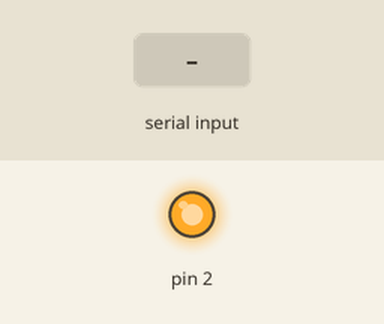
Simulated run of this sketch. Board: Arduino Uno, built with avr-gcc and run on an emulated ATmega328P. On the bench: output pins drawn as LEDs (lit = HIGH). The inputs (shaded band) are chosen by the test bench. What the sketch prints to the serial monitor is not drawn.

Above: at 1.2 s.
1.3 s: "0" received over the second serial link
At 2.3 s:
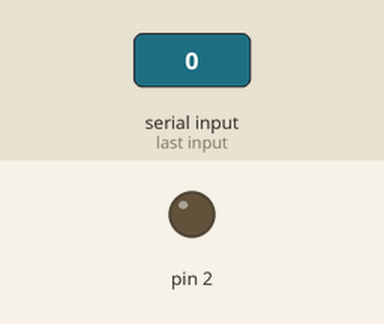
2.8 s: "1" received over the second serial link
At 3.4 s:
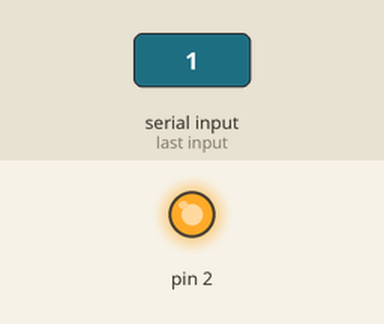
4.3 s: "2" received over the second serial link
At 4.6 s:
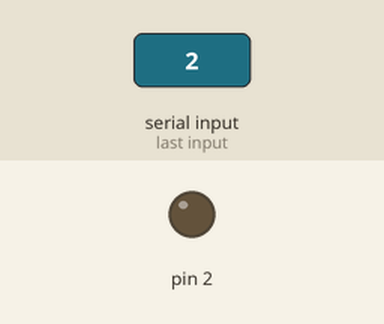
Timing chart, 0 to 7.3 s (numbered marks = the images above; inputs shaded):
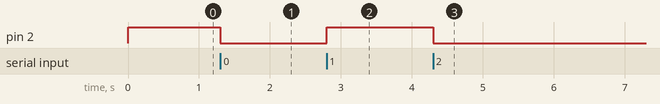

The sketch:

hc05_arduino.ino
```cpp
#include <SoftwareSerial.h>

SoftwareSerial BTSerial(10, 11); // RX | TX
int incomingByte = 0;

void setup()
{
  pinMode(2, OUTPUT);

  digitalWrite(2, HIGH);

  Serial.begin(9600);
  Serial.println("Write input...");
  BTSerial.begin(9600);
}

void loop()
{

  // Keep reading from HC-05 and send to Arduino Serial Monitor
  if (BTSerial.available())
  {
    incomingByte = BTSerial.read();
    Serial.write(incomingByte);

    if(incomingByte == 49) digitalWrite(2, HIGH);
    else digitalWrite(2, LOW);
  }

  // Keep reading from Arduino Serial Monitor and send to HC-05
  if (Serial.available())
  {
    incomingByte = Serial.read();
    BTSerial.write(incomingByte);
  }
}
```

Measured:
- after the input at 1.3 s, pin 2: HIGH → LOW at once
- after the input at 2.8 s, pin 2: LOW → HIGH at once
- after the input at 4.3 s, pin 2: HIGH → LOW at once
